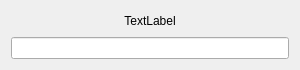
<?xml version="1.0" encoding="UTF-8"?>
<ui version="4.0">
 <class>scanNow</class>
 <widget class="QWidget" name="scanNow">
  <property name="geometry">
   <rect>
    <x>0</x>
    <y>0</y>
    <width>300</width>
    <height>70</height>
   </rect>
  </property>
  <property name="minimumSize">
   <size>
    <width>300</width>
    <height>70</height>
   </size>
  </property>
  <property name="maximumSize">
   <size>
    <width>300</width>
    <height>70</height>
   </size>
  </property>
  <property name="windowTitle">
   <string>Scan Now</string>
  </property>
  <layout class="QVBoxLayout" name="verticalLayout">
   <item>
    <widget class="QLabel" name="eventData">
     <property name="text">
      <string>TextLabel</string>
     </property>
     <property name="alignment">
      <set>Qt::AlignCenter</set>
     </property>
    </widget>
   </item>
   <item>
    <widget class="QLineEdit" name="scanLine"/>
   </item>
  </layout>
 </widget>
 <resources/>
 <connections/>
</ui>
